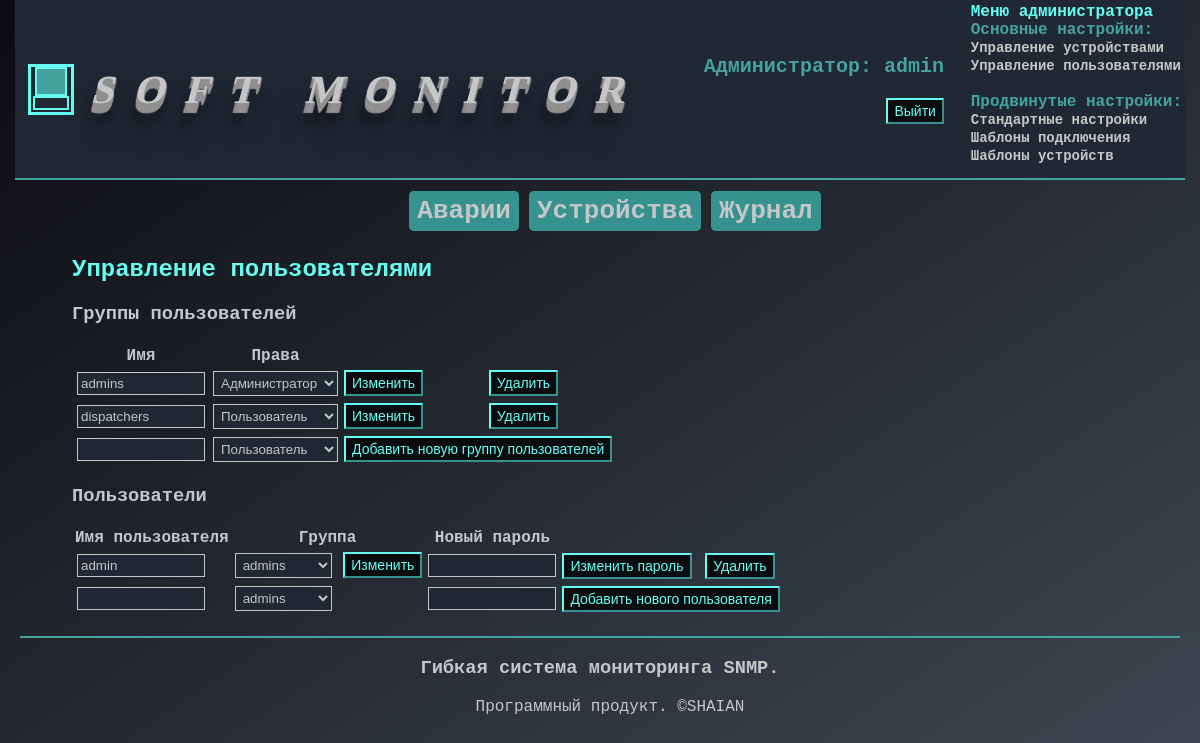
Page /admin/users (signed in) on the committed database.
### tables this page shows
CREATE TABLE `user_groups` (
  `id` int(4) UNSIGNED NOT NULL,
  `name` varchar(100) NOT NULL,
  `rights` int(1) UNSIGNED NOT NULL DEFAULT '0'
);

CREATE TABLE `users` (
  `id` int(10) UNSIGNED NOT NULL,
  `login` varchar(100) NOT NULL,
  `pass` varchar(32) NOT NULL,
  `group_id` int(10) UNSIGNED NOT NULL
);

### classes/adminrenderer.php (called while the page is built, shortened)
<?php
class AdminRenderer extends Renderer
{
    protected function view($method): string
    {
        return './pages/admin/'.$method.'.php';
    }
    public function users()
    {
        $users = new Users;
        $group = new UserGroups;
        $groups = $group->getAll();
        $user_list = $users->getAll();
        include_once $this->view(__FUNCTION__);
    }
}

### classes/service/database.php (called while the page is built, shortened)
<?php
class Database
{
    private static $connection;
    private $limit = '';
    private $main;
    private $order = '';
    private $query = '';
    private $table;
    private $where = '';
    private $pdo;
    private $charset = 'utf8';
    private $dbname;
    private $host;
    private $login;
    private $pass;
    private function __construct()
    {
        $dsn = 'mysql:dbname=' . $this->dbname . ';host=' . $this->host .
                ';charset=' . $this->charset;
        try {
            $this->pdo = new PDO($dsn, $this->login, $this->pass);
        } catch (PDOException $e) {
            echo 'Connection failure: ' . $e->getMessage();
        }
    }
    private function buildQuery(): string
    {
        if ($this->main == 'TRUNCATE') {
            return $this->query;
        } elseif ($this->main == 'SELECT') {
            return $this->query . $this->where . $this->order . $this->limit;
        } else {
            return $this->query . $this->where;
        }
    }
    private function checkQuery(string $main): void
    {
        $this->main = $main;
    }
    private function setSettings(): void
    {
        $this->dbname = DB_NAME;
        $this->host = DB_HOST;
        $this->login = DB_LOGIN;
        $this->pass = DB_PASS;
    }
    public static function db(): Database
    {
        if (empty(self::$connection)) {
            self::$connection = new self;
        }
        return self::$connection;
    }
    public function end(): void
    {
        $this->limit = '';
        $this->order = '';
        $this->where = '';
    }
    public function fetch(int $one = 0, $end = true, $column = PDO::FETCH_ASSOC)
    {
        $query = $this->buildQuery();
        $pdo = $this->pdo->prepare($query);
        $pdo->execute();
        if ($one === 0) {
            $res = $pdo->fetchAll($column);
        } else {
            $res = $pdo->fetch($column);
        }
        return $res;
    }
    public function select(string $columns = ''): Database
    {
        $query = 'SELECT ';
        if ($columns === '') {
            $query .= '* ';
        } elseif ($columns === 'COUNT') {
            $query .= 'COUNT(*) ';
        } else {
            $query .= self::formColumnList($columns);
        }
        $query .= ' FROM ' . $this->table . ' ';
        $this->query = $query;
        return $this;
    }
    public function table(string $table): Database
    {
        $this->table = '`' . $table . '` ';
        return $this;
    }
}

### classes/data/dbcon_trait.php (called while the page is built, shortened)
<?php
trait Dbcon
{
    public function __construct()
    {
        $this->db = Database::db();
    }
}

### classes/data/datachanger_abs.php (called while the page is built, shortened)
<?php
abstract class Datachanger
{
    public function getAll(
            string $columns = '',
            $order = 0,
            $desc = '',
            int $limit = 0,
            int $offset = 0,
            $search = ''
            ): array
    {
        $this->db
                ->table($this->table)
                ->select($columns);
        return $this->db->fetch();
    }
}

### pages/admin/users.php (the view, shortened to what this page needs)
<h2><?= ADMIN_USER_HEADER ?></h2>
<h3><?= ADMIN_USER_GROUPS ?></h3>
<table>
    <tr>
        <th><?= WORD_NAME ?></th>
        <th><?= WORD_RIGHTS ?></th>
    </tr>
    <?php
    foreach ($groups as $g) {
        if ($g['rights'] == 0) {
            $non_adm = ' selected';
            $adm = '';
        } elseif ($g['rights'] == 1) {
            $adm = ' selected';
            $non_adm = '';
        }
        ?>
        <form action="" method="post">
            <tr>
                <td><input type="text" name="name" value="<?= $g['name'] ?>" required></td>
                <td>
                    <select name="rights">
                        <option value="0"<?= $non_adm ?>><?= WORD_USER ?></option>
                        <option value="1"<?= $adm ?>><?= WORD_ADMIN ?></option>
                    </select>
                </td>
                <td>
                    <input type="submit" name="change_group" value="<?= MODIFY_BUTTON ?>">
                </td>
                <td>
                    <input type="submit" name="remove_group" value="<?= DELETE_BUTTON ?>">
                </td>
            </tr>
        </form>
    <?php } ?>
    <form action="" method="post">
        <tr>
            <td><input type="text" name="name" required></td>
            <td>
                <select name="rights">
                    <option value="0" selected><?= WORD_USER ?></option>
                </select>
            </td>
            <td colspan="2">
                <input type="submit" name="add_group" value="<?= ADMIN_ADD_GROUP ?>">
            </td>
        </tr>
    </form>
</table>
<h3><?= ADMIN_USERS ?></h3>
<table>
    <tr>
        <th><?= WORD_USERNAME ?></th>
        <th><?= WORD_GROUP ?></th>
        <th><?= ADMIN_NEW_PASS ?></th>
    </tr>
    <?php foreach ($user_list as $us) { ?>
        <form action="" method="post">
            <tr>
                <td>
                    <input type="text" name="login" value="<?= $us['login'] ?>" required>
                </td>
                <td>
                    <select name="group_id">
                        <?php
                        foreach ($groups as $gr) {
                            $select = '';
                            if ($gr['id'] == $us['group_id']) {
                                $select = ' selected';
                            }
                            ?>
                            <option value="<?= $gr['id'] ?>"<?= $select ?>><?= $gr['name'] ?></option>
                        <?php } ?>
                    </select>
                    <input type="submit" name="change_user" value="<?= MODIFY_BUTTON ?>">
                </td>
                <td><input type="password" name="pass"></td>
                <td>
                    <input type="submit" name="change_pass" value="<?= CHANGE_PASS_BUTTON ?>">
                </td>
                <td>
                    <input type="submit" name="remove_user" value="<?= DELETE_BUTTON ?>">
                </td>
            </tr>
        </form>
    <?php } ?>
    <form action="" method="post">
        <tr>
            <td>
                <input type="text" name="login" required>
            </td>
            <td>
                <select name="group_id">
                    <?php foreach ($groups as $gr) { ?>
                        <option value="<?= $gr['id'] ?>"><?= $gr['name'] ?></option>
                    <?php } ?>
                </select>
            </td>
            <td>
                <input type="password" name="pass">
            </td>
            <td colspan="2">
                <input type="submit" name="add_user" value="<?= ADMIN_ADD_USER ?>">
            </td>
        </tr>
    </form>
</table>

### css/main.css (style rules this page uses)
body { background: linear-gradient(to bottom right, #0B0C10, #3F4853); color: #C5C6C7; font-family: 'Courier'; font-size: 16px; height: 100%; margin: 0; padding: 0; }
html { height: 100%; }
input[type="submit"] { background-color: #0B0C10; border: 2px solid; border-bottom: 2px solid #35928E; border-right: 2px solid #35928E; color: #66FCF1; font-size: 14px; padding: 3px 6px; }
input[type="text"], input[type="password"], input[type="number"], input[type="datetime-local"], select { border: 1px solid #C5C6C7; background-color: #1F2833; color: #C5C6C7; margin: 2px; padding: 3px; }
h2 { color: #66FCF1; }
div.users input[name="name"], div.users input[name="login"], div.users input[name="pass"] { width: 120px; }

### rows in the picture
user_groups: name "admins"
user_groups: name "dispatchers"
users: login "admin"

### other values in the picture
MAIN_SITE_NAME "SOFT MONITOR"
ADMINISTRATOR_LOGGED "Администратор"
$this->login "admin"
MENU_ADMIN "Меню администратора"
MENU_BASE_SETTINGS "Основные настройки"
MENU_DEV_MANAG "Управление устройствами"
MENU_USER_MANAG "Управление пользователями"
MENU_ADV_SETTINGS "Продвинутые настройки"
MENU_DEFAULTS "Стандартные настройки"
MENU_CONN_TEMP "Шаблоны подключения"
MENU_DEV_TEMP "Шаблоны устройств"
MENU_ALARMS "Аварии"
MENU_DEVICES "Устройства"
MENU_LOG "Журнал"
ADMIN_USER_HEADER "Управление пользователями"
